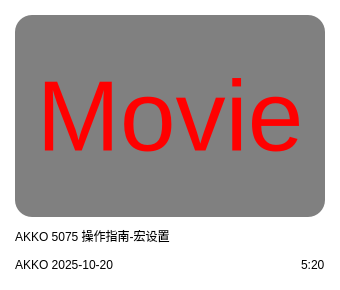
<?xml version="1.0" encoding="UTF-8"?>
<ui version="4.0">
 <class>ModuleVideoItem</class>
 <widget class="QFrame" name="ModuleVideoItem">
  <property name="geometry">
   <rect>
    <x>0</x>
    <y>0</y>
    <width>340</width>
    <height>290</height>
   </rect>
  </property>
  <property name="minimumSize">
   <size>
    <width>340</width>
    <height>290</height>
   </size>
  </property>
  <property name="maximumSize">
   <size>
    <width>340</width>
    <height>290</height>
   </size>
  </property>
  <property name="windowTitle">
   <string>Frame</string>
  </property>
  <property name="styleSheet">
   <string notr="true">background-color: rgb(255, 255, 255);border-radius:24px;</string>
  </property>
  <layout class="QVBoxLayout" name="verticalLayout" stretch="1,0,0">
   <property name="spacing">
    <number>10</number>
   </property>
   <property name="leftMargin">
    <number>15</number>
   </property>
   <property name="topMargin">
    <number>15</number>
   </property>
   <property name="rightMargin">
    <number>15</number>
   </property>
   <property name="bottomMargin">
    <number>15</number>
   </property>
   <item>
    <widget class="QLabel" name="label">
     <property name="font">
      <font>
       <pointsize>-1</pointsize>
      </font>
     </property>
     <property name="styleSheet">
      <string notr="true">background:gray;border-radius:17px;color:red;font-size:100px;</string>
     </property>
     <property name="text">
      <string>Movie</string>
     </property>
     <property name="alignment">
      <set>Qt::AlignmentFlag::AlignCenter</set>
     </property>
    </widget>
   </item>
   <item>
    <widget class="QLabel" name="labelTitle1">
     <property name="text">
      <string>AKKO 5075 操作指南-宏设置</string>
     </property>
    </widget>
   </item>
   <item>
    <layout class="QHBoxLayout" name="horizontalLayout">
     <item>
      <widget class="QLabel" name="labelTitleL1">
       <property name="text">
        <string>AKKO 2025-10-20</string>
       </property>
      </widget>
     </item>
     <item>
      <spacer name="horizontalSpacer">
       <property name="orientation">
        <enum>Qt::Orientation::Horizontal</enum>
       </property>
       <property name="sizeHint" stdset="0">
        <size>
         <width>40</width>
         <height>20</height>
        </size>
       </property>
      </spacer>
     </item>
     <item>
      <widget class="QLabel" name="labelTitleL2">
       <property name="text">
        <string>5:20</string>
       </property>
      </widget>
     </item>
    </layout>
   </item>
  </layout>
 </widget>
 <resources/>
 <connections/>
</ui>
